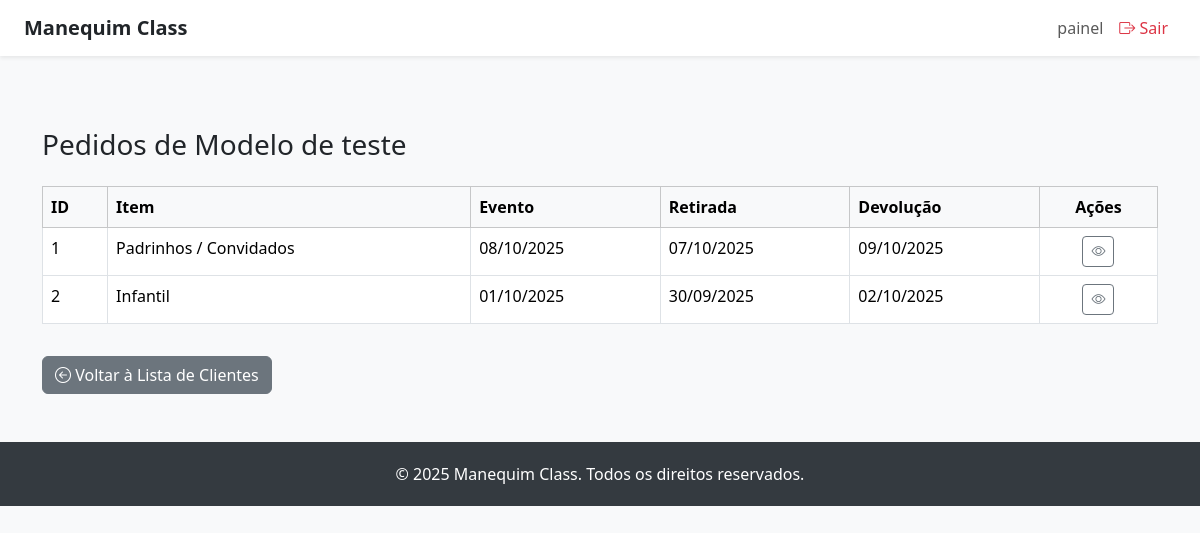
/cliente/1/pedidos (signed in), run on the app's committed database.
### models.py (models this page shows, shortened)
class Cliente(db.Model):
    __tablename__ = 'cliente'
    id = db.Column(db.Integer, primary_key=True)
    nome = db.Column(db.String(100), nullable=False)
    telefone = db.Column(db.String(20), nullable=False)
    cpf_cnpj = db.Column(db.String(20), nullable=False)
    endereco = db.Column(db.String(200), nullable=True)
    cidade = db.Column(db.String(100), nullable=False)
    criado_em = db.Column(db.DateTime, default=datetime.utcnow)

class Pedido(db.Model):
    __tablename__ = 'pedido'
    id = db.Column(db.Integer, primary_key=True)
    cliente_id = db.Column(db.Integer, db.ForeignKey('cliente.id'), nullable=False)
    item_id = db.Column(db.Integer, db.ForeignKey('item.id'), nullable=False)
    data_evento = db.Column(db.Date, nullable=False)
    data_prova = db.Column(db.Date, nullable=True)
    data_retirada = db.Column(db.Date, nullable=True)
    data_devolucao = db.Column(db.Date, nullable=True)
    observacoes = db.Column(db.Text, nullable=True)
    criado_em = db.Column(db.DateTime, default=datetime.utcnow)
    cliente = db.relationship('Cliente', backref='pedidos')
    item = db.relationship('Item', backref='pedidos')

class Item(db.Model):
    __tablename__ = 'item'
    id = db.Column(db.Integer, primary_key=True)
    nome = db.Column(db.String(100), nullable=False)
    modelo = db.Column(db.String(50), nullable=False)        # vestido ou traje
    tipo = db.Column(db.String(50), nullable=False)          # aluguel ou venda
    categoria = db.Column(db.String(50), nullable=False)     # noiva, formatura, etc.
    descricao = db.Column(db.Text)
    imagem_principal = db.Column(db.String(100))             # primeira imagem
    disponivel = db.Column(db.Boolean, default=True)
    data_upload = db.Column(db.DateTime, default=datetime.utcnow)
    data_evento = db.Column(db.Date)  # opcional
    imagens = db.relationship('Imagem', backref='item', lazy=True, cascade='all, delete-orphan')
    reservas = db.relationship('Reserva', backref='item', lazy=True)

### app.py (the view)
@app.route('/cliente/<int:cliente_id>/pedidos')
@login_required
def pedidos_do_cliente(cliente_id):
    cliente = Cliente.query.get_or_404(cliente_id)
    pedidos = Pedido.query.filter_by(cliente_id=cliente.id).order_by(Pedido.data_evento.desc()).all()
    return render_template('pedidos_do_cliente.html', cliente=cliente, pedidos=pedidos)

### app.py (called while the page is built)
@login_manager.user_loader
def load_user(user_id):
    return Usuario.query.get(int(user_id))

@app.context_processor
def inject_now():
    from datetime import datetime
    return {'now': datetime.now}

### templates/pedidos_do_cliente.html (shortened to what this page needs)
{% extends 'base.html' %}
{% block content %}
<div class="container mt-4">
  <h3 class="mb-4">Pedidos de {{ cliente.nome }}</h3>
  {% if pedidos %}
  <table class="table table-bordered table-hover">
    <thead class="table-light">
      <tr>
        <th>ID</th>
        <th>Item</th>
        <th>Evento</th>
        <th>Retirada</th>
        <th>Devolução</th>
        <th class="text-center">Ações</th>
      </tr>
    </thead>
    <tbody>
      {% for pedido in pedidos %}
      <tr>
        <td>{{ pedido.id }}</td>
        <td>{{ pedido.item.nome }}</td>
        <td>{{ pedido.data_evento.strftime('%d/%m/%Y') }}</td>
        <td>{{ pedido.data_retirada.strftime('%d/%m/%Y') }}</td>
        <td>{{ pedido.data_devolucao.strftime('%d/%m/%Y') }}</td>
        <td class="text-center">
          <a href="{{ url_for('ver_pedido', pedido_id=pedido.id) }}" class="btn btn-sm btn-outline-secondary">
            <i class="bi bi-eye"></i>
          </a>
        </td>
      </tr>
      {% endfor %}
    </tbody>
  </table>
  {% else %}
    <div class="alert alert-warning">Este cliente ainda não possui pedidos cadastrados.</div>
  {% endif %}
  <a href="{{ url_for('clientes') }}" class="btn btn-secondary mt-3">
    <i class="bi bi-arrow-left-circle"></i> Voltar à Lista de Clientes
  </a>
</div>
{% endblock %}

### templates/base.html (style rules this page uses)
body { background-color: #f8f9fa; }

### data on the page
Cliente: nome "Modelo de teste"
Pedido: id "1", item.nome "Padrinhos / Convidados", data_evento "08/10/2025", data_retirada "07/10/2025", data_devolucao "09/10/2025"
Pedido: id "2", item.nome "Infantil", data_evento "01/10/2025", data_retirada "30/09/2025", data_devolucao "02/10/2025"
